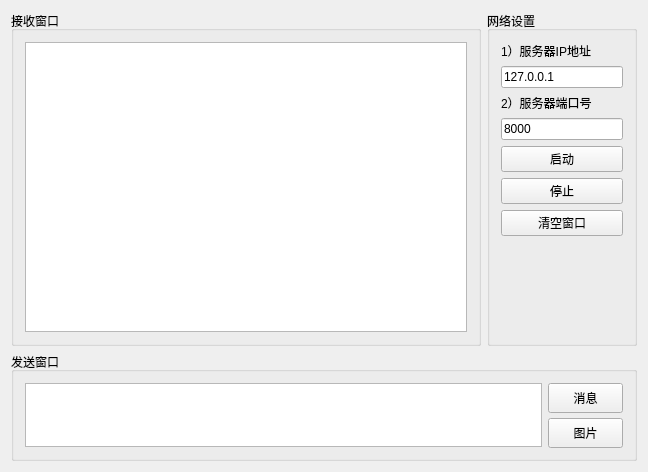
<?xml version="1.0" encoding="UTF-8"?>
<ui version="4.0">
 <class>Widget</class>
 <widget class="QWidget" name="Widget">
  <property name="geometry">
   <rect>
    <x>0</x>
    <y>0</y>
    <width>648</width>
    <height>457</height>
   </rect>
  </property>
  <property name="windowTitle">
   <string>Widget</string>
  </property>
  <layout class="QGridLayout" name="gridLayout">
   <item row="0" column="0">
    <layout class="QHBoxLayout" name="horizontalLayout_2">
     <item>
      <widget class="QGroupBox" name="groupBox">
       <property name="title">
        <string>接收窗口</string>
       </property>
       <layout class="QVBoxLayout" name="verticalLayout_2">
        <item>
         <widget class="QTextEdit" name="edtRecv">
          <property name="minimumSize">
           <size>
            <width>390</width>
            <height>290</height>
           </size>
          </property>
          <property name="readOnly">
           <bool>true</bool>
          </property>
         </widget>
        </item>
       </layout>
      </widget>
     </item>
     <item>
      <widget class="QGroupBox" name="groupBox_3">
       <property name="minimumSize">
        <size>
         <width>150</width>
         <height>0</height>
        </size>
       </property>
       <property name="maximumSize">
        <size>
         <width>150</width>
         <height>16777215</height>
        </size>
       </property>
       <property name="title">
        <string>网络设置</string>
       </property>
       <layout class="QVBoxLayout" name="verticalLayout">
        <item>
         <widget class="QLabel" name="label">
          <property name="text">
           <string>1）服务器IP地址</string>
          </property>
         </widget>
        </item>
        <item>
         <widget class="QLineEdit" name="edtIP">
          <property name="text">
           <string>127.0.0.1</string>
          </property>
         </widget>
        </item>
        <item>
         <widget class="QLabel" name="label_2">
          <property name="text">
           <string>2）服务器端口号</string>
          </property>
         </widget>
        </item>
        <item>
         <widget class="QLineEdit" name="edtPort">
          <property name="text">
           <string>8000</string>
          </property>
         </widget>
        </item>
        <item>
         <widget class="QPushButton" name="btnStart">
          <property name="text">
           <string>启动</string>
          </property>
         </widget>
        </item>
        <item>
         <widget class="QPushButton" name="btnStop">
          <property name="text">
           <string>停止</string>
          </property>
         </widget>
        </item>
        <item>
         <widget class="QPushButton" name="btnClear">
          <property name="text">
           <string>清空窗口</string>
          </property>
         </widget>
        </item>
        <item>
         <spacer name="verticalSpacer">
          <property name="orientation">
           <enum>Qt::Vertical</enum>
          </property>
          <property name="sizeHint" stdset="0">
           <size>
            <width>20</width>
            <height>40</height>
           </size>
          </property>
         </spacer>
        </item>
       </layout>
      </widget>
     </item>
    </layout>
   </item>
   <item row="1" column="0">
    <widget class="QGroupBox" name="groupBox_2">
     <property name="sizePolicy">
      <sizepolicy hsizetype="Expanding" vsizetype="Expanding">
       <horstretch>0</horstretch>
       <verstretch>0</verstretch>
      </sizepolicy>
     </property>
     <property name="minimumSize">
      <size>
       <width>0</width>
       <height>109</height>
      </size>
     </property>
     <property name="maximumSize">
      <size>
       <width>16777215</width>
       <height>109</height>
      </size>
     </property>
     <property name="title">
      <string>发送窗口</string>
     </property>
     <layout class="QGridLayout" name="gridLayout_3">
      <item row="0" column="0">
       <layout class="QHBoxLayout" name="horizontalLayout">
        <item>
         <widget class="QTextEdit" name="edtSend">
          <property name="minimumSize">
           <size>
            <width>460</width>
            <height>30</height>
           </size>
          </property>
          <property name="maximumSize">
           <size>
            <width>16777215</width>
            <height>75</height>
           </size>
          </property>
         </widget>
        </item>
        <item>
         <layout class="QVBoxLayout" name="verticalLayout_5">
          <item>
           <widget class="QPushButton" name="btnMessage">
            <property name="minimumSize">
             <size>
              <width>75</width>
              <height>30</height>
             </size>
            </property>
            <property name="maximumSize">
             <size>
              <width>75</width>
              <height>30</height>
             </size>
            </property>
            <property name="text">
             <string>消息</string>
            </property>
           </widget>
          </item>
          <item>
           <widget class="QPushButton" name="btnImage">
            <property name="minimumSize">
             <size>
              <width>75</width>
              <height>30</height>
             </size>
            </property>
            <property name="maximumSize">
             <size>
              <width>75</width>
              <height>30</height>
             </size>
            </property>
            <property name="text">
             <string>图片</string>
            </property>
           </widget>
          </item>
         </layout>
        </item>
       </layout>
      </item>
     </layout>
    </widget>
   </item>
  </layout>
 </widget>
 <layoutdefault spacing="6" margin="11"/>
 <resources/>
 <connections/>
</ui>
